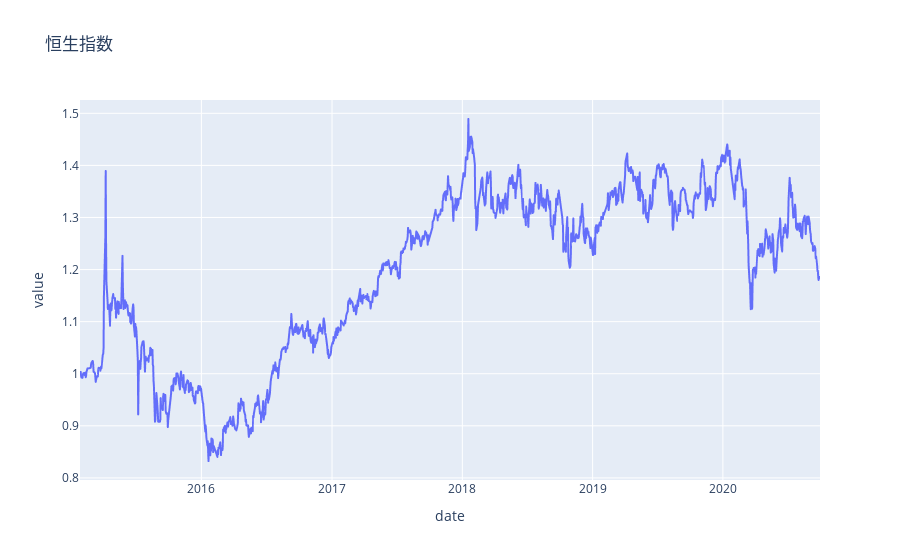

Notebook cell for this chart:
### Markdown cell above
恒生指数

### Code cell
asset = 'jqdata.513600_XSHG|1d'

# baseline    
s0 = trdb2py.trading2_pb2.Strategy(
    name="normal",
    asset=trdb2py.str2asset(asset),         
)
        
buy0 = trdb2py.trading2_pb2.CtrlCondition(
    name='buyandhold',
)

paramsbuy = trdb2py.trading2_pb2.BuyParams(
    perHandMoney=1,
)

paramsinit = trdb2py.trading2_pb2.InitParams(
    money=10000,
)

s0.buy.extend([buy0])
s0.paramsBuy.CopyFrom(paramsbuy)
s0.paramsInit.CopyFrom(paramsinit)        
p0 = trdb2py.trading2_pb2.SimTradingParams(
    assets=[trdb2py.str2asset(asset)],
    startTs=tsStart,
    endTs=tsEnd,
    strategies=[s0],
    title='恒生指数',
)  

pnlBaseline = trdb2py.simTrading(trdb2cfg, p0)
trdb2py.showPNL(pnlBaseline, toImg=isStaticImg, width=width, height=height)

### Figure 1 — Plotly figure (JSON) as saved in the notebook; plotly's stock layout.template omitted (floating-point values rounded to 4 significant figures; data arrays with more than 128 entries replaced by an {"elided": "..."} marker saying what was removed)
{"data": [{"hovertemplate": "date=%{x}<br>value=%{y}<extra></extra>", "legendgroup": "", "line": {"color": "#636efa", "dash": "solid"}, "mode": "lines", "name": "", "showlegend": false, "type": "scattergl", "x": {"elided": "1386 str values"}, "xaxis": "x", "y": {"elided": "1386 float values"}, "yaxis": "y"}], "layout": {"legend": {"tracegroupgap": 0}, "title": {"text": "恒生指数"}, "xaxis": {"anchor": "y", "domain": [0, 1], "title": {"text": "date"}}, "yaxis": {"anchor": "x", "domain": [0, 1], "title": {"text": "value"}}}}
